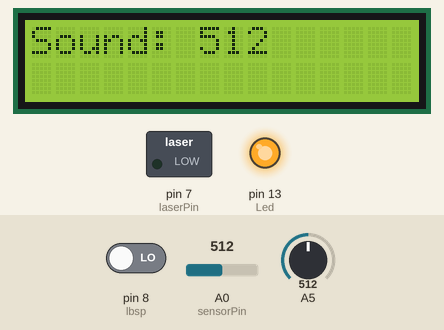
A sketch run on a simulated Arduino Uno, built with avr-gcc and run on an emulated ATmega328P. On the bench: 16×2 character LCD, switched loads named in the sketch (green lamp = pin HIGH), output pins drawn as LEDs (lit = HIGH). Dashed ring = blinking. The inputs (shaded band) are chosen by the test bench; at power-on: A5 = 512, pin 8 (lbsp) LOW, A0 (sensorPin) = 512. What the sketch prints to the serial monitor is not drawn.

Above: at 1.2 s.
1.3 s: A5 set to 716
At 2.0 s:
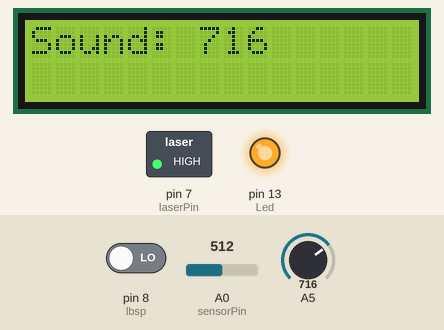
4.0 s: A5 set to 900
At 5.3 s:
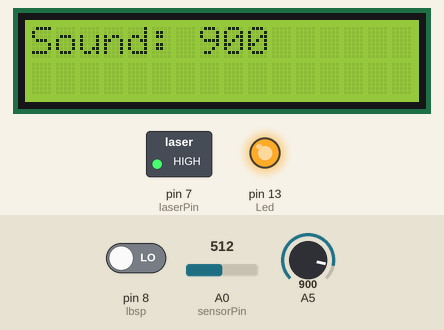
11.5 s: A5 set to 1023
At 12.8 s:
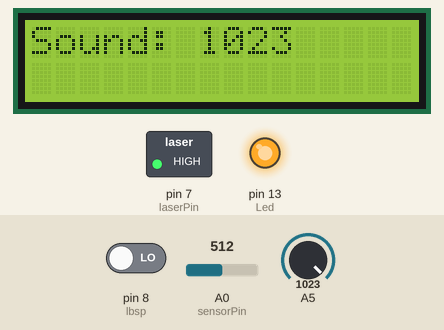
Timing chart, 0 to 15.5 s (numbered marks = the images above; inputs shaded):
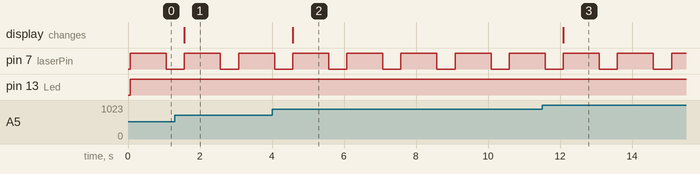

Measured:
- after the input at 1.3 s, the display: changes after 0.27 s (image 1)
- after the input at 4.0 s, the display: changes after 0.58 s (image 2)
- after the input at 11.5 s, the display: changes after 0.59 s (image 3)
- by itself, pin 7 (laserPin): alternates HIGH for 1.0 s and LOW for 0.50 s

The sketch:

Helmet.ino
```cpp
#include <LiquidCrystal.h>

LiquidCrystal lcdbs(12, 11, 5, 4, 3, 2);

int laserPin = 7;
int Led = 13 ;      // Define LED Interface
int buttonpin = 4; // Define the obstacle avoidance sensor interface
int val ;         // Define numeric variable val
int sensorPin = 0;
double alpha = 0.75;
int period = 100;
double change = 0.0;
double minval = 0.0;
int LedOutput = 12;      // Define as LED Output pin 12
int lbsp = 8;           // Define as sensor pin input
int Valuelbsp;         // Define as variable


void setup (){

  pinMode (laserPin, OUTPUT);

  lcdbs.begin(16, 2);

  pinMode (Led, OUTPUT) ;       // Define LED as output interface
  pinMode (buttonpin, INPUT) ;

  Serial.begin (9600);

  pinMode(LedOutput,OUTPUT);
  pinMode(lbsp,INPUT);

}

void loop (){

  val = digitalRead (buttonpin);

  if (val == HIGH){ // When the obstacle avoidance sensor detects a signal, LED flashes

  digitalWrite (Led, LOW);

  Serial.println("OFF");

}

  else{

  digitalWrite (Led, HIGH);

  Serial.println("ON");

}

  static double oldValue = 0;
  static double oldChange = 0;

  int rawValue = analogRead (sensorPin);
  double value = alpha * oldValue + (1 - alpha) * rawValue;

  Serial.print (rawValue);
  Serial.print (",");
  Serial.println (value);

  oldValue = value;


  Valuelbsp=digitalRead(lbsp);  // Set as sensor read SensorPin

  if(Valuelbsp==HIGH){          // If value is equal to HIGH state then change LED output to HIGH

  digitalWrite(LedOutput,HIGH); // Set LedOutput to HIGH or ON

  Serial.println("Huaah!");

}

  else{

  digitalWrite(LedOutput,LOW); // Set LedOutput to LOW or OFF

  Serial.println("No light");

}

  int valbs;
  valbs=analogRead(5);

  Serial.print("Sound: ");
  Serial.println(valbs,DEC); // Print the sound value to serial monitor

  lcdbs.setCursor(0, 0);
  lcdbs.print("Sound: ");
  lcdbs.print(valbs);
  lcdbs.print("   ");

  digitalWrite (laserPin, HIGH);      // Turn laser on

  delay (1000);                     // On for half a second

  digitalWrite (laserPin, LOW);   // Turn laser off

  delay (500);                  // Off for half a second

}
```
